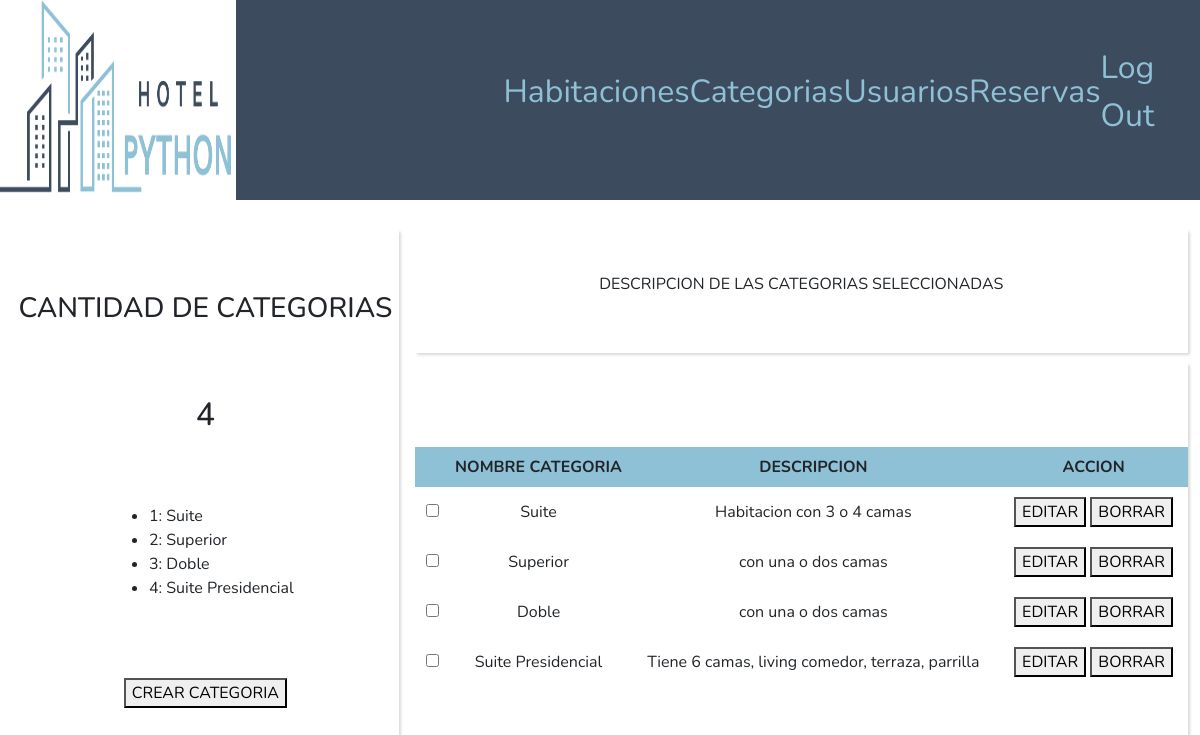
The app's page /categoria_habitacion/ with its own data.
### appstaff/models.py (models this page shows)
class CategoriaHabitacion(models.Model):
    class Meta:
        db_table = 'categoria_habitacion'
    nombre = models.CharField(max_length=50, unique=True)
    descripcion = models.CharField(max_length=150)
    def __str__(self):
        return f'{self.nombre}'

### appstaff/views.py (the view)
# urls.py: path('categoria_habitacion/', views.categoria_habitacion, name= 'categoria_habitacion'),
def categoria_habitacion(request):
    total_categorias = CategoriaHabitacion.objects.count()
    categorias = CategoriaHabitacion.objects.all()
    return render(request, 'categoria_habitacion_list.html', {
        'categorias' : categorias,
        'cantidad': total_categorias
    })

### templates/categoria_habitacion_list.html
{% extends 'base_staff.html' %}
{% block main %}
<div class="wrapper">
    <div class="fast_dashboard">
        <h3>CANTIDAD DE CATEGORIAS</h3>
        <h2>{{ cantidad }}</h2>
        {% if cantidad < 5 %}
            <ul  class="lista_tareas">
                {% for categoria in categorias %}
                    <li>{{ forloop.counter }}:  {{ categoria }}</li>
                {% endfor %}
            </ul>
        {% endif %}
        <div>
            <button><a href="{% url 'create_cat_habitacion' %}">CREAR CATEGORIA</a></button>
        </div>
    </div>
    <div class="crud">
        <div id="details">
            <div>
                <p>DESCRIPCION DE LAS CATEGORIAS SELECCIONADAS</p>
            </div>
        </div>
        <div class="all_objects">
            <table>
                <thead>
                    <th></th>
                    <th>NOMBRE CATEGORIA</th>
                    <th>DESCRIPCION</th>
                    <th>ACCION</th>
                </thead>
                {% for categoria in categorias %}
                <tbody>
                    <tr >
                        <td>
                            <input type="checkbox" data-id={{ categoria.id }}>
                        </td>
                        <td>
                            {{ categoria.nombre }}
                        </td>
                        <td>{{ categoria.descripcion }}</td>
                        <td>
                            <button><a href="{% url 'edit_cat_habitacion' categoria.id %}">EDITAR</a></button>
                            <button><a href="{% url 'delete_cat_habitacion' categoria.id %}">BORRAR</a></button>
                        </td>
                    </tr>
                </tbody>
                {% endfor %}
            </table>
        </div>
    </div>
</div>
{% endblock %}

### static/css/style_staff.css (style rules this page uses)
* { margin: 0; font-family: 'Nunito', sans-serif; }
body { display: grid; margin: 0; height: 100vh; grid-template-rows: auto 1fr auto; }
a { text-decoration: none; }
a:visited , a:link { color: rgb(142, 193, 214); }
.wrapper a:visited , .wrapper a:link { color: black; }
.lista_tareas { text-align: left; }
.wrapper { display: grid; grid-template-columns:1fr 2fr; box-sizing: border-box; height: 90%; width: 100%; margin-top: 20px; margin-bottom: 20px; gap: 1rem; }
.fast_dashboard { display: flex; flex-direction: column; align-items: center; justify-content:space-evenly; box-shadow: rgba(0, 0, 0, 0.15) 1.95px 1.95px 2.6px; }
.crud { display: flex ; flex-direction: column; gap: 10px; }
#details { display: flex; justify-content: center; align-items: center; flex-grow: 1; box-shadow: rgba(0, 0, 0, 0.15) 1.95px 1.95px 2.6px; }
.all_objects { display: flex; justify-content: center; align-items: center; width: 100%; flex-grow: 2; box-shadow: rgba(0, 0, 0, 0.15) 1.95px 1.95px 2.6px; }
.all_objects >table { width: 100%; border-collapse: collapse; }
.all_objects >table td { border: none; padding: 10px; }
.all_objects >table th { background: rgb(142, 193, 214); height: 40px; }
.all_objects a { text-decoration: none; }
.all_objects a:visited ,.all_objects a:link { color: black; }

### static/css/staff.css (style rules this page uses)
.wrapper { display: grid; grid-template-columns:1fr 2fr; box-sizing: border-box; height: 90%; width: 100%; margin-top: 20px; margin-bottom: 20px; gap: 1rem; }
.fast_dashboard { display: flex; flex-direction: column; align-items: center; justify-content:space-evenly; box-shadow: rgba(0, 0, 0, 0.15) 1.95px 1.95px 2.6px; }
.crud { display: flex ; flex-direction: column; gap: 10px; }
#details { display: flex; justify-content: center; align-items: center; flex-grow: 1; box-shadow: rgba(0, 0, 0, 0.15) 1.95px 1.95px 2.6px; }
.all_objects { display: flex; justify-content: center; align-items: center; width: 100%; flex-grow: 2; box-shadow: rgba(0, 0, 0, 0.15) 1.95px 1.95px 2.6px; }
.all_objects >table { width: 100%; border-collapse: collapse; }
.all_objects >table td { border: none; padding: 10px; }
.all_objects >table th { background: rgb(142, 193, 214); height: 40px; }
.all_objects a { text-decoration: none; }
.all_objects a:visited ,.all_objects a:link { color: black; }

### records on screen
CategoriaHabitacion: nombre "Suite", descripcion "Habitacion con 3 o 4 camas"
CategoriaHabitacion: nombre "Superior", descripcion "con una o dos camas"
CategoriaHabitacion: nombre "Doble", descripcion "con una o dos camas"
CategoriaHabitacion: nombre "Suite Presidencial", descripcion "Tiene 6 camas, living comedor, terraza, parrilla"

### other values on screen
{{ cantidad }} "4"
